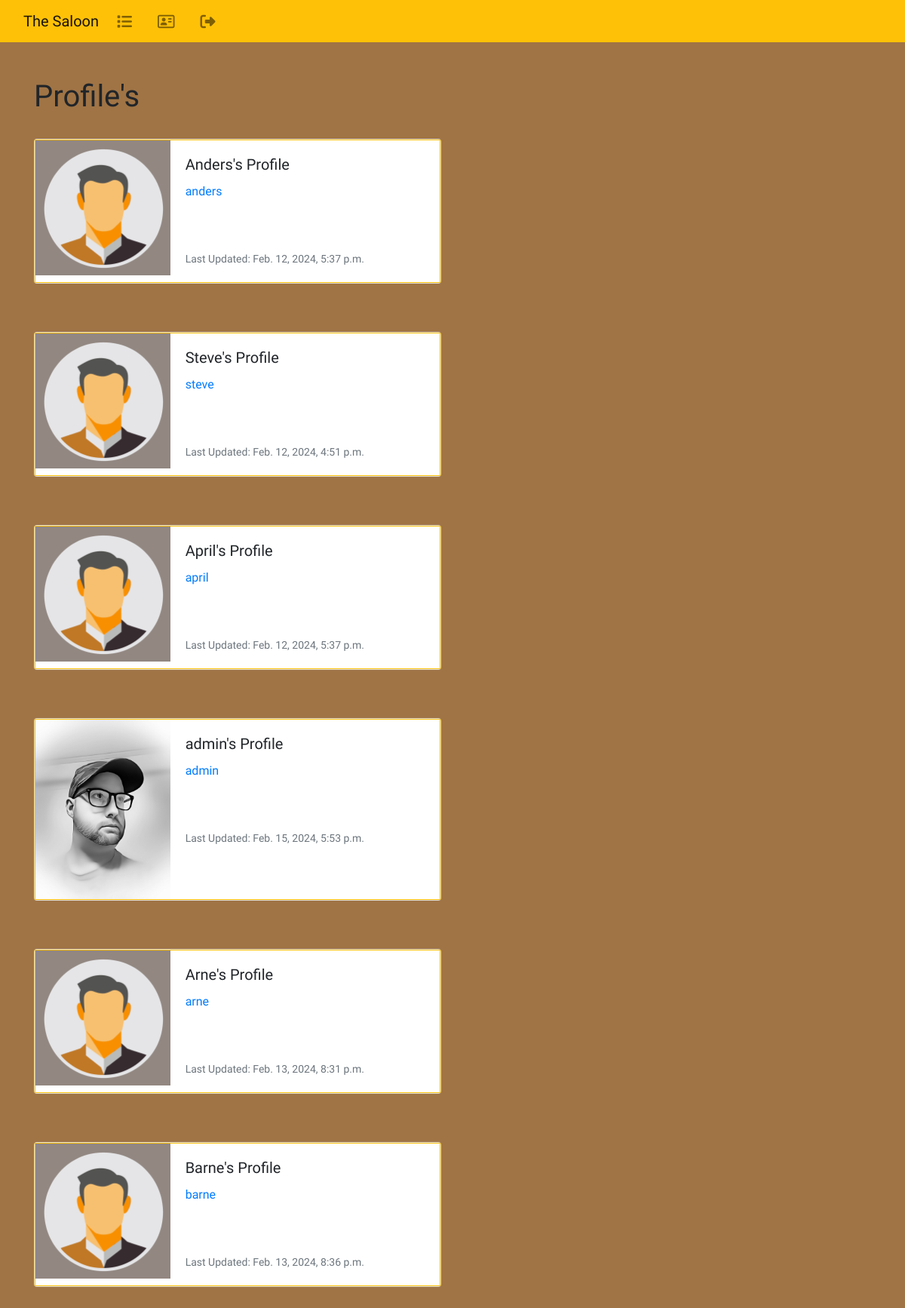
The app's page /profile_list/ (signed in), older data.
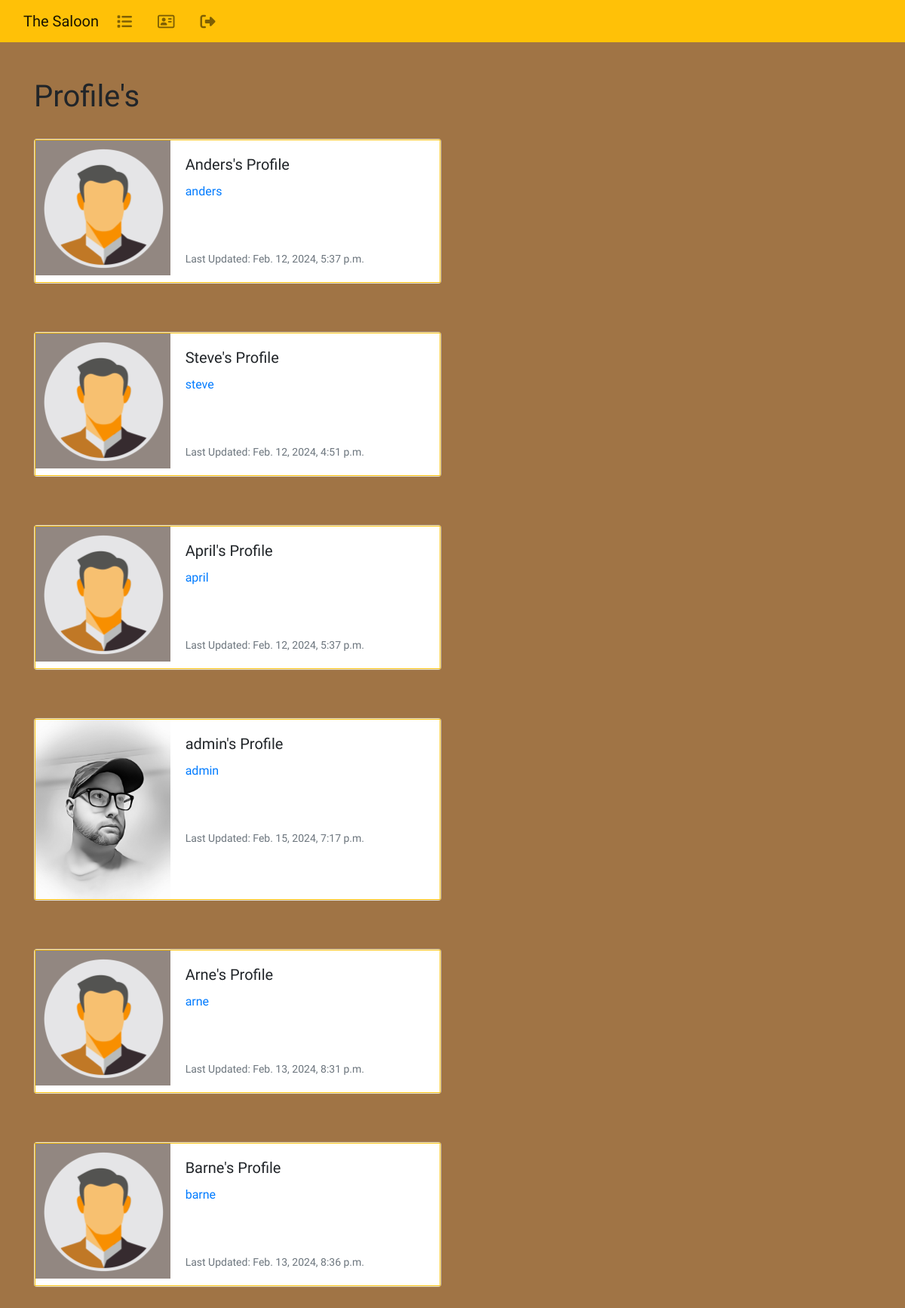
The same page, newer data.
### the_saloon/models.py (models this page shows, shortened)
class Profile(models.Model):
        user = models.OneToOneField(User, on_delete=models.CASCADE)
        follows = models.ManyToManyField("self",
            related_name="followed_by",
            symmetrical=False,
            blank=True)
        date_modified = models.DateTimeField(User, auto_now=True)
        profile_image = models.ImageField(null=True, blank=True, upload_to="images/")
        profile_bio = models.CharField(null=True, blank=True, max_length=500)
        facebook_link = models.CharField(null=True, blank=True, max_length=100)
        instagram_link = models.CharField(null=True, blank=True, max_length=100)
        linedin_link = models.CharField(null=True, blank=True, max_length=100)

### the_saloon/views.py (the view)
# urls.py: path('profile_list/', views.profile_list, name='profile_list'),
def profile_list(request):
        if request.user.is_authenticated:
            profiles = Profile.objects.exclude(user=request.user)
            return render(request, 'profile_list.html', {"profiles":profiles})
        else:
            messages.success(request, ("You must login to see this page..."))
            return redirect('home')

### the_saloon/templates/profile_list.html
{% extends 'base.html' %}
{% load static %}
{% block content %}
<h1 style="font-family: Rye, serif;">Profile's</h1>
<br />
{% if profiles %}
{% for profile in profiles %}
<div class="card mb-3" style="max-width: 540px;">
  <div class="row no-gutters border border-warning">
    <div class="col-md-4">
      {% if profile.profile_image %}
      <img src="{{ profile.profile_image.url }}" width=200 height=200 class="img-fluid rounded-start"
        alt="{{ profile.user.username}}">
      {% else %}
      <img src="{% static 'images/default.jpg' %}" class="img-fluid rounded-start" alt="Profile img">
      {% endif %}
    </div>
    <div class="col-md-8">
      <div class="card-body">
        <h5 class="card-title" style="font-family: Rye, serif;">{{ profile.user.username }}'s Profile</h5>
        <p class="card-text" style="font-family: Rye, serif;">
          <a href="{% url 'profile' profile.user.id  %}">{{ profile.user.username|lower }}</a></p>
        <br /><br />
        <p class="card-text"><small class="text-muted" style="font-family: Rye, serif;">
        Last Updated: {{ profile.date_modified }}</small></p>
      </div>
    </div>
  </div>
</div>
<br /><br />
{% endfor %}
{% endif %}
{% endblock %}

### the_saloon/templates/base.html (shortened to what this page needs)
<!doctype html>
<html lang="en">
  <head>
    <link rel="stylesheet" href="https://cdn.jsdelivr.net/npm/bootstrap@4.6.2/dist/css/bootstrap.min.css">
  </head>
  <body style="background-color:#A07445">
    {% include 'navbar.html' %}
    <br/>
    <div class="container">
      <br/>
      {% block content %}
      {% endblock %}
    </div>
  </body>
</html>

### the_saloon/templates/navbar.html (shortened to what this page needs)
<nav class="navbar navbar-expand-lg navbar-light bg-warning">
  <div class="container-fluid">
    <a class="navbar-brand" href="{% url 'home' %}" style="font-family: Rye, serif;">The Saloon</a>
    <div class="collapse navbar-collapse" id="navbarSupportedContent">
      <ul class="navbar-nav me-auto mb-2 mb-lg-0">
        <li class="nav-item">
          <a class="nav-link" href="{% url 'profile_list' %}"><i class="fa-lg fa-solid fa-list"></i></a>
        </li>
        {% if user.is_authenticated %}
        <li class="nav-item">
          <a class="nav-link" href="{% url 'profile' request.user.id %}"><i class="fa-lg fa-regular fa-address-card"></i></a>
        </li>
        <li class="nav-item">
          <a class="nav-link" href="{% url 'logout' %}"><i class="fa-lg fa-solid fa-right-from-bracket"></i></a>
        </li>
        {% endif %}
      </ul>
    </div>
  </div>
</nav>

Row changes from the older to the newer data that the page shows:
changed Profile "admin": date_modified "Feb. 15, 2024, 5:53 p.m." → "Feb. 15, 2024, 7:17 p.m."
